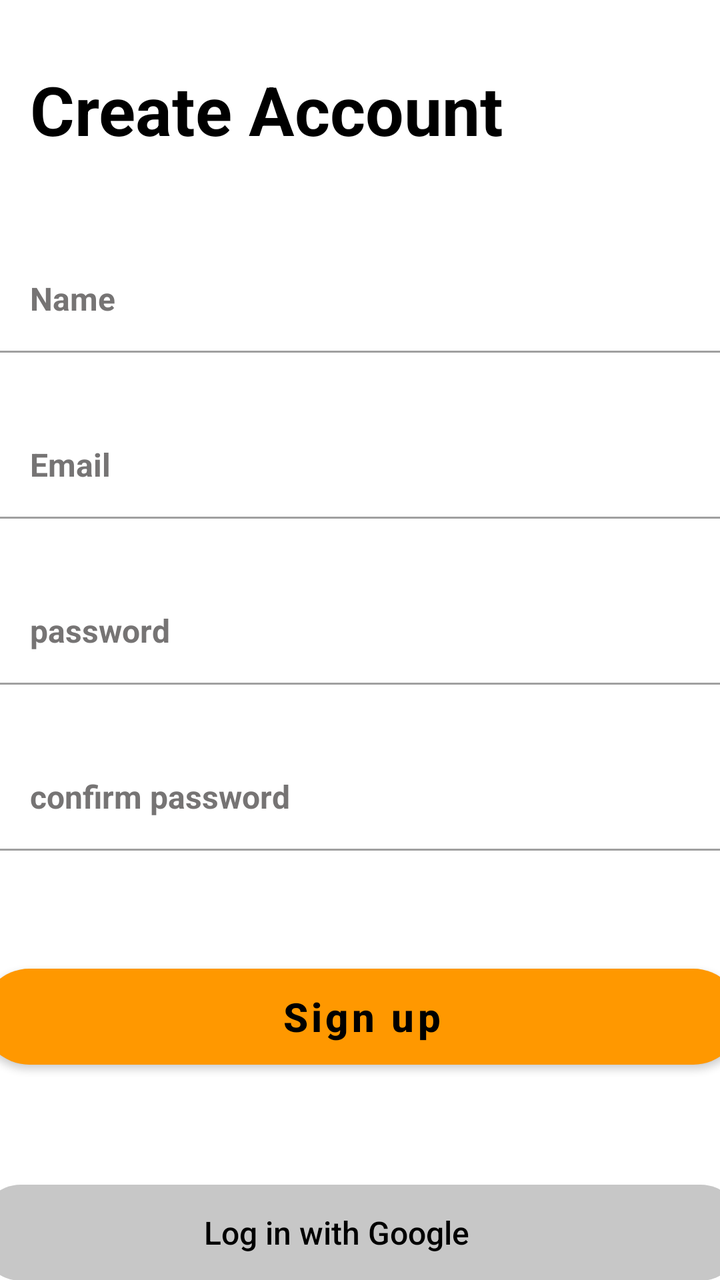
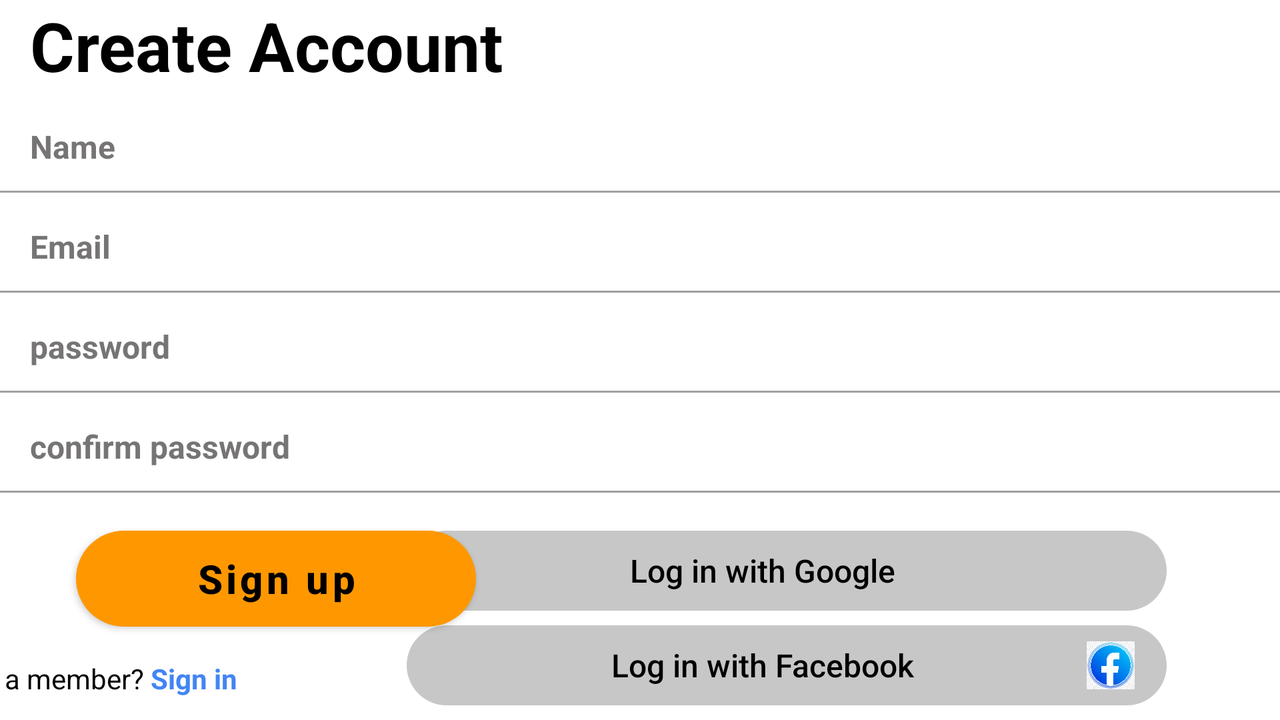

Two renders of one Android screen. The first uses the default layout on a phone; the second uses the alternative layout the repository ships for a different screen configuration, on a matching device. The two XML files are below.
<!-- AndroidManifest.xml: application theme Theme.Loginform -->
<!-- res/layout/layout_signup.xml -->
<?xml version="1.0" encoding="utf-8"?>
<androidx.constraintlayout.widget.ConstraintLayout xmlns:android="http://schemas.android.com/apk/res/android"
    xmlns:app="http://schemas.android.com/apk/res-auto"
    xmlns:tools="http://schemas.android.com/tools"
    android:id="@+id/main"
    android:layout_width="match_parent"
    android:layout_height="match_parent"
    tools:context=".Signup_Activity">

    <TextView
        android:id="@+id/textCreate"
        android:layout_width="wrap_content"
        android:layout_height="wrap_content"
        android:layout_marginStart="15dp"
        android:layout_marginTop="32dp"
        android:text="@string/create_account"
        android:textColor="#000000"
        android:textSize="34sp"
        android:textStyle="bold"
        app:layout_constraintEnd_toEndOf="parent"
        app:layout_constraintHorizontal_bias="0.0"
        app:layout_constraintStart_toStartOf="parent"
        app:layout_constraintTop_toTopOf="parent" />

    <EditText
        android:id="@+id/textName"
        android:layout_width="match_parent"
        android:layout_height="@dimen/size_height48dp"
        android:layout_marginTop="50dp"
        android:background="@android:color/transparent"
        android:ems="10"
        android:fontFamily="sans-serif"
        android:hint="@string/name"
        android:inputType="textEmailAddress"
        android:paddingLeft="15dp"
        android:paddingBottom="4dp"
        android:textColorHint="#767474"
        android:textSize="16sp"
        android:textStyle="bold"
        app:layout_constraintEnd_toEndOf="parent"
        app:layout_constraintHorizontal_bias="1.0"
        app:layout_constraintStart_toStartOf="parent"
        app:layout_constraintTop_toBottomOf="@+id/textCreate" />

    <View
        android:layout_width="@dimen/size_width380dp"
        android:layout_height="1dp"
        android:background="#A0A0A0"
        app:layout_constraintEnd_toEndOf="parent"
        app:layout_constraintStart_toStartOf="parent"
        app:layout_constraintTop_toBottomOf="@+id/textName" />

    <EditText
        android:id="@+id/textEmail"
        android:layout_width="match_parent"
        android:layout_height="@dimen/size_height48dp"
        android:layout_marginTop="35dp"
        android:background="@android:color/transparent"
        android:ems="10"
        android:fontFamily="sans-serif"
        android:hint="@string/email"
        android:inputType="textEmailAddress"
        android:paddingLeft="15dp"
        android:paddingBottom="4dp"
        android:textColorHint="#767474"
        android:textSize="16sp"
        android:textStyle="bold"
        app:layout_constraintEnd_toEndOf="parent"
        app:layout_constraintHorizontal_bias="0.0"
        app:layout_constraintStart_toStartOf="parent"
        app:layout_constraintTop_toBottomOf="@+id/textName" />

    <View
        android:layout_width="@dimen/size_width380dp"
        android:layout_height="1dp"
        android:background="#A0A0A0"
        app:layout_constraintEnd_toEndOf="parent"
        app:layout_constraintStart_toStartOf="parent"
        app:layout_constraintTop_toBottomOf="@+id/textEmail" />


    <EditText
        android:id="@+id/textPass"
        android:layout_width="match_parent"
        android:layout_height="@dimen/size_height48dp"
        android:layout_marginTop="35dp"
        android:background="@android:color/transparent"
        android:ems="10"
        android:fontFamily="sans-serif"
        android:hint="@string/password"
        android:inputType="textPassword"
        android:paddingLeft="15dp"
        android:paddingBottom="4dp"
        android:textColorHint="#767474"
        android:textSize="16sp"
        android:textStyle="bold"
        app:layout_constraintEnd_toEndOf="parent"
        app:layout_constraintHorizontal_bias="0.0"
        app:layout_constraintStart_toStartOf="parent"
        app:layout_constraintTop_toBottomOf="@+id/textEmail" />

    <View
        android:layout_width="@dimen/size_width380dp"
        android:layout_height="1dp"
        android:background="#A0A0A0"
        app:layout_constraintEnd_toEndOf="parent"
        app:layout_constraintStart_toStartOf="parent"
        app:layout_constraintTop_toBottomOf="@+id/textPass" />


    <EditText
        android:id="@+id/textConfirmPass"
        android:layout_width="match_parent"
        android:layout_height="@dimen/size_height48dp"
        android:layout_marginTop="35dp"
        android:background="@android:color/transparent"
        android:ems="10"
        android:fontFamily="sans-serif"
        android:hint="@string/confirm_password"
        android:inputType="textPassword"
        android:paddingLeft="15dp"
        android:paddingBottom="4dp"
        android:textColorHint="#767474"
        android:textSize="16sp"
        android:textStyle="bold"
        app:layout_constraintEnd_toEndOf="parent"
        app:layout_constraintHorizontal_bias="0.0"
        app:layout_constraintStart_toStartOf="parent"
        app:layout_constraintTop_toBottomOf="@+id/textPass" />

    <View
        android:layout_width="@dimen/size_width380dp"
        android:layout_height="1dp"
        android:background="#A0A0A0"
        app:layout_constraintEnd_toEndOf="parent"
        app:layout_constraintStart_toStartOf="parent"
        app:layout_constraintTop_toBottomOf="@+id/textConfirmPass" />


    <Button
        android:id="@+id/btnSignUp"
        android:layout_width="@dimen/size_width380dp"
        android:layout_height="@dimen/size_height48dp"
        android:layout_marginTop="60dp"
        android:background="@drawable/custom_login_signup"
        android:text="@string/sign_up"
        android:textAllCaps="false"
        android:textColor="#000000"
        android:textSize="20sp"
        android:textStyle="bold"
        app:backgroundTint="@null"
        app:layout_constraintEnd_toEndOf="parent"
        app:layout_constraintHorizontal_bias="0.498"
        app:layout_constraintStart_toStartOf="parent"
        app:layout_constraintTop_toBottomOf="@+id/textConfirmPass" />

    <LinearLayout
        android:id="@+id/btnGoogle"
        android:layout_width="@dimen/size_width380dp"
        android:layout_height="@dimen/size_height48dp"
        android:layout_alignEnd="@id/btnSignUp"
        android:layout_marginTop="60dp"
        android:background="@drawable/customgoogleandface"
        android:gravity="center_vertical"
        android:orientation="horizontal"
        android:paddingStart="16dp"
        android:paddingEnd="16dp"
        app:layout_constraintEnd_toEndOf="parent"
        app:layout_constraintHorizontal_bias="0.5"
        app:layout_constraintStart_toStartOf="parent"
        app:layout_constraintTop_toBottomOf="@+id/btnSignUp">


        <TextView
            android:layout_width="0dp"
            android:layout_height="wrap_content"
            android:layout_weight="1"
            android:fontFamily="sans-serif-medium"
            android:gravity="center"
            android:text="@string/log_in_with_google"
            android:textAlignment="center"
            android:textColor="#000000"
            android:textSize="16sp" />

        <ImageView
            android:layout_width="24dp"
            android:layout_height="24dp"
            android:contentDescription="Google logo"
            android:src="@drawable/ic_google_logo" />
    </LinearLayout>

    <LinearLayout
        android:id="@+id/btnFacebook"
        android:layout_width="@dimen/size_width380dp"
        android:layout_height="@dimen/size_height48dp"
        android:layout_marginTop="10dp"
        android:layout_alignEnd="@id/btnSignUp"
        android:background="@drawable/customgoogleandface"
        android:gravity="center_vertical"
        android:orientation="horizontal"
        android:paddingStart="16dp"
        android:paddingEnd="16dp"
        app:layout_constraintEnd_toEndOf="parent"
        app:layout_constraintHorizontal_bias="0.5"
        app:layout_constraintStart_toStartOf="parent"
        app:layout_constraintTop_toBottomOf="@+id/btnGoogle">

        <TextView
            android:layout_width="0dp"
            android:layout_height="wrap_content"
            android:layout_weight="1"
            android:fontFamily="sans-serif-medium"
            android:text="@string/log_in_with_facebook"
            android:textColor="#000000"
            android:textSize="16sp"
            android:gravity="center"
            android:textAlignment="center"/>

        <ImageView
            android:layout_width="24dp"
            android:layout_height="24dp"
            android:contentDescription="Facebook logo"
            android:src="@drawable/ic_facebook_logo" />
    </LinearLayout>

    <LinearLayout
        android:layout_width="wrap_content"
        android:layout_height="wrap_content"
        android:layout_gravity="center_horizontal"
        android:layout_marginBottom="16dp"
        android:orientation="horizontal"
        app:layout_constraintBottom_toBottomOf="parent"
        app:layout_constraintEnd_toEndOf="parent"
        app:layout_constraintStart_toStartOf="parent"
        app:layout_constraintTop_toBottomOf="@+id/btnFacebook">

        <TextView
            android:layout_width="wrap_content"
            android:layout_height="match_parent"
            android:gravity="center"
            android:text="Already a member? "
            android:textAlignment="center"
            android:textColor="#000000"
            android:textSize="14sp" />

        <TextView
            android:id="@+id/tvSignIn"
            android:layout_width="wrap_content"
            android:layout_height="wrap_content"
            android:clickable="true"
            android:focusable="true"
            android:foreground="?attr/selectableItemBackground"
            android:onClick="OnSignInClick"
            android:text="Sign in"
            android:textColor="#4285F4"
            android:textSize="14sp"
            android:textStyle="bold"
            android:tooltipText="Click to join now" />
    </LinearLayout>





</androidx.constraintlayout.widget.ConstraintLayout>
<!-- resources referenced by this layout -->
<resources>
  <dimen name="size_height48dp">48dp</dimen>
  <dimen name="size_width380dp">380dp</dimen>
  <!-- drawable custom_login_signup (drawable) -->
  <?xml version="1.0" encoding="utf-8"?>
  
  <shape
      xmlns:android="http://schemas.android.com/apk/res/android"
      android:shape="rectangle">
      <size
          android:width="100dp"
          android:height="50dp"/>
      <solid
          android:color="#FF9800"/>
      <corners
          android:radius="30dp"/>
  
  </shape>
  <!-- drawable customgoogleandface (drawable) -->
  <?xml version="1.0" encoding="utf-8"?>
  
  <shape
      android:shape="rectangle"
      xmlns:android="http://schemas.android.com/apk/res/android">
      <size
          android:width="100dp"
          android:height="50dp"/>
      <solid
          android:color="#C7C7C7"/>
      <corners
          android:radius="20dp"/>
  
  </shape>
  <!-- drawable ic_facebook_logo: png bitmap (drawable, 250568 bytes) -->
  <string name="confirm_password">confirm password</string>
  <string name="create_account">Create Account</string>
  <string name="email">Email</string>
  <string name="log_in_with_facebook">Log in with Facebook</string>
  <string name="log_in_with_google">Log in with Google</string>
  <string name="name">Name</string>
  <string name="password">password</string>
  <string name="sign_up">Sign up</string>
  <style name="Theme.Loginform" parent="Theme.MaterialComponents.DayNight.NoActionBar">
          
          <item name="colorPrimary">@color/purple_500</item>
          <item name="colorPrimaryVariant">@color/purple_700</item>
          <item name="colorOnPrimary">@color/white</item>
          
          <item name="colorSecondary">@color/teal_200</item>
          <item name="colorSecondaryVariant">@color/teal_700</item>
          <item name="colorOnSecondary">@color/black</item>
          
          <item name="android:statusBarColor">?attr/colorPrimaryVariant</item>
          
      </style>
</resources>
<!-- res/layout-land/layout_signup.xml (the repository's variant of the layout above) -->
<!-- drawn on the phone turned sideways -->
<?xml version="1.0" encoding="utf-8"?>
<androidx.constraintlayout.widget.ConstraintLayout xmlns:android="http://schemas.android.com/apk/res/android"
    xmlns:app="http://schemas.android.com/apk/res-auto"
    xmlns:tools="http://schemas.android.com/tools"
    android:id="@+id/main"
    android:layout_width="match_parent"
    android:layout_height="match_parent"
    tools:context=".SignupActivity">

    <TextView
        android:id="@+id/textCreate"
        android:layout_width="wrap_content"
        android:layout_height="wrap_content"
        android:layout_alignEnd="@id/btnSignUp"
        android:layout_marginStart="15dp"
        android:text="@string/create_account"
        android:textColor="#000000"
        android:textSize="34sp"
        android:textStyle="bold"
        app:layout_constraintEnd_toEndOf="parent"
        app:layout_constraintHorizontal_bias="0.0"
        app:layout_constraintStart_toStartOf="parent"
        app:layout_constraintTop_toTopOf="parent" />

    <EditText
        android:id="@+id/textName"
        android:layout_width="match_parent"
        android:layout_height="40dp"
        android:layout_marginTop="10dp"
        android:background="@android:color/transparent"
        android:ems="10"
        android:fontFamily="sans-serif"
        android:hint="@string/name"
        android:inputType="textEmailAddress"
        android:paddingLeft="15dp"
        android:paddingBottom="4dp"
        android:textColorHint="#767474"
        android:textSize="16sp"
        android:textStyle="bold"
        app:layout_constraintEnd_toEndOf="parent"
        app:layout_constraintHorizontal_bias="1.0"
        app:layout_constraintStart_toStartOf="parent"
        app:layout_constraintTop_toBottomOf="@+id/textCreate" />

    <View
        android:layout_width="match_parent"
        android:layout_height="1dp"
        android:background="#A0A0A0"
        app:layout_constraintEnd_toEndOf="parent"
        app:layout_constraintStart_toStartOf="parent"
        app:layout_constraintTop_toBottomOf="@+id/textName" />

    <EditText
        android:id="@+id/textEmail"
        android:layout_width="match_parent"
        android:layout_height="40dp"
        android:layout_marginTop="10dp"
        android:background="@android:color/transparent"
        android:ems="10"
        android:fontFamily="sans-serif"
        android:hint="@string/email"
        android:inputType="textEmailAddress"
        android:paddingLeft="15dp"
        android:paddingBottom="4dp"
        android:textColorHint="#767474"
        android:textSize="16sp"
        android:textStyle="bold"
        app:layout_constraintEnd_toEndOf="parent"
        app:layout_constraintHorizontal_bias="0.0"
        app:layout_constraintStart_toStartOf="parent"
        app:layout_constraintTop_toBottomOf="@+id/textName" />

    <View
        android:layout_width="match_parent"
        android:layout_height="1dp"
        android:background="#A0A0A0"
        app:layout_constraintEnd_toEndOf="parent"
        app:layout_constraintStart_toStartOf="parent"
        app:layout_constraintTop_toBottomOf="@+id/textEmail" />


    <EditText
        android:id="@+id/textPass"
        android:layout_width="match_parent"
        android:layout_height="40dp"
        android:layout_marginTop="10dp"
        android:background="@android:color/transparent"
        android:ems="10"
        android:fontFamily="sans-serif"
        android:hint="@string/password"
        android:inputType="textPassword"
        android:paddingLeft="15dp"
        android:paddingBottom="4dp"
        android:textColorHint="#767474"
        android:textSize="16sp"
        android:textStyle="bold"
        app:layout_constraintEnd_toEndOf="parent"
        app:layout_constraintHorizontal_bias="0.0"
        app:layout_constraintStart_toStartOf="parent"
        app:layout_constraintTop_toBottomOf="@+id/textEmail" />

    <View
        android:layout_width="match_parent"
        android:layout_height="1dp"
        android:background="#A0A0A0"
        app:layout_constraintEnd_toEndOf="parent"
        app:layout_constraintStart_toStartOf="parent"
        app:layout_constraintTop_toBottomOf="@+id/textPass" />


    <EditText
        android:id="@+id/textConfirmPass"
        android:layout_width="match_parent"
        android:layout_height="40dp"
        android:layout_marginTop="10dp"
        android:background="@android:color/transparent"
        android:ems="10"
        android:fontFamily="sans-serif"
        android:hint="@string/confirm_password"
        android:inputType="textPassword"
        android:paddingLeft="15dp"
        android:paddingBottom="4dp"
        android:textColorHint="#767474"
        android:textSize="16sp"
        android:textStyle="bold"
        app:layout_constraintEnd_toEndOf="parent"
        app:layout_constraintHorizontal_bias="0.0"
        app:layout_constraintStart_toStartOf="parent"
        app:layout_constraintTop_toBottomOf="@+id/textPass" />

    <View
        android:layout_width="match_parent"
        android:layout_height="1dp"
        android:background="#A0A0A0"
        app:layout_constraintEnd_toEndOf="parent"
        app:layout_constraintStart_toStartOf="parent"
        app:layout_constraintTop_toBottomOf="@+id/textConfirmPass" />


    <Button
        android:id="@+id/btnSignUp"
        android:layout_width="200dp"
        android:layout_height="@dimen/size_height48dp"
        android:layout_marginTop="20dp"
        android:background="@drawable/custom_login_signup"
        android:text="@string/sign_up"
        android:textAllCaps="false"
        android:textColor="#000000"
        android:textSize="20sp"
        android:textStyle="bold"
        app:backgroundTint="@null"
        app:layout_constraintEnd_toEndOf="parent"
        app:layout_constraintHorizontal_bias="0.086"
        app:layout_constraintStart_toStartOf="parent"
        app:layout_constraintTop_toBottomOf="@+id/textConfirmPass" />

    <LinearLayout
        android:id="@+id/btnGoogle"
        android:layout_width="@dimen/size_width380dp"
        android:layout_height="40dp"
        android:layout_alignEnd="@id/btnSignUp"
        android:layout_marginTop="20dp"
        android:background="@drawable/customgoogleandface"
        android:gravity="center_vertical"
        android:orientation="horizontal"
        android:paddingStart="16dp"
        android:paddingEnd="16dp"
        app:layout_constraintEnd_toEndOf="parent"
        app:layout_constraintHorizontal_bias="0.782"
        app:layout_constraintStart_toStartOf="parent"
        app:layout_constraintTop_toBottomOf="@+id/textConfirmPass">


        <TextView
            android:layout_width="0dp"
            android:layout_height="wrap_content"
            android:layout_weight="1"
            android:fontFamily="sans-serif-medium"
            android:gravity="center"
            android:text="@string/log_in_with_google"
            android:textAlignment="center"
            android:textColor="#000000"
            android:textSize="16sp" />

        <ImageView
            android:layout_width="24dp"
            android:layout_height="24dp"
            android:contentDescription="Google logo"
            android:src="@drawable/ic_google_logo" />
    </LinearLayout>

    <LinearLayout
        android:id="@+id/btnFacebook"
        android:layout_width="@dimen/size_width380dp"
        android:layout_height="40dp"
        android:layout_alignEnd="@id/btnSignUp"
        android:layout_marginTop="5dp"
        android:layout_marginBottom="5dp"
        android:background="@drawable/customgoogleandface"
        android:gravity="center_vertical"
        android:orientation="horizontal"
        android:paddingStart="16dp"
        android:paddingEnd="16dp"
        app:layout_constraintBottom_toBottomOf="parent"
        app:layout_constraintEnd_toEndOf="parent"
        app:layout_constraintHorizontal_bias="0.782"
        app:layout_constraintStart_toStartOf="parent"
        app:layout_constraintTop_toBottomOf="@+id/btnGoogle">

        <TextView
            android:layout_width="0dp"
            android:layout_height="wrap_content"
            android:layout_weight="1"
            android:fontFamily="sans-serif-medium"
            android:gravity="center"
            android:text="@string/log_in_with_facebook"
            android:textAlignment="center"
            android:textColor="#000000"
            android:textSize="16sp" />

        <ImageView
            android:layout_width="24dp"
            android:layout_height="24dp"
            android:contentDescription="Facebook logo"
            android:src="@drawable/ic_facebook_logo" />
    </LinearLayout>

    <LinearLayout
        android:layout_width="wrap_content"
        android:layout_height="wrap_content"
        android:layout_marginTop="10dp"
        android:layout_marginEnd="570dp"
        android:layout_marginBottom="5dp"
        android:orientation="horizontal"

        app:layout_constraintBottom_toBottomOf="parent"
        app:layout_constraintEnd_toEndOf="parent"
        app:layout_constraintStart_toStartOf="parent"
        app:layout_constraintTop_toBottomOf="@+id/btnSignUp">

        <TextView
            android:layout_width="wrap_content"
            android:layout_height="match_parent"
            android:gravity="center"
            android:text="Already a member? "
            android:textAlignment="center"
            android:textColor="#000000"
            android:textSize="14sp" />

        <TextView
            android:id="@+id/tvSignIn"
            android:layout_width="wrap_content"
            android:layout_height="wrap_content"
            android:clickable="true"
            android:focusable="true"
            android:foreground="?attr/selectableItemBackground"
            android:onClick="onSignInClick"
            android:text="Sign in"
            android:textColor="#4285F4"
            android:textSize="14sp"
            android:textStyle="bold"
            android:tooltipText="Click to join now" />
    </LinearLayout>





</androidx.constraintlayout.widget.ConstraintLayout>
